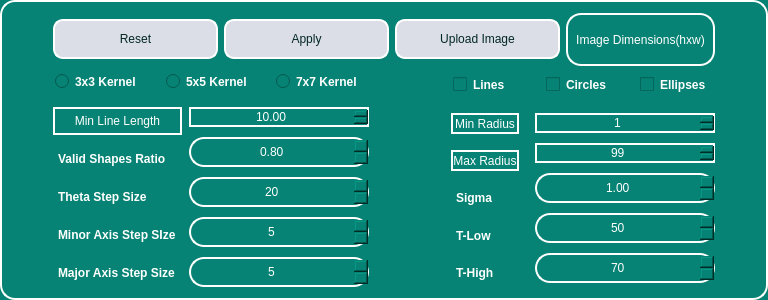
            <widget class="QFrame" name="frame_2">
             <property name="sizePolicy">
              <sizepolicy hsizetype="Expanding" vsizetype="Maximum">
               <horstretch>0</horstretch>
               <verstretch>0</verstretch>
              </sizepolicy>
             </property>
             <property name="minimumSize">
              <size>
               <width>0</width>
               <height>300</height>
              </size>
             </property>
             <property name="maximumSize">
              <size>
               <width>16777215</width>
               <height>300</height>
              </size>
             </property>
             <property name="styleSheet">
              <string notr="true">background-color: rgb(37, 42, 64);
background-color: rgb(6,131,116,255);

color: rgb(255, 255, 255);
border-radius: 15px;
box-shadow : 0px 4px 20px rgba(0, 0, 0, 0.6);
border : 2px solid rgb(255, 255, 255); </string>
             </property>
             <property name="frameShape">
              <enum>QFrame::StyledPanel</enum>
             </property>
             <property name="frameShadow">
              <enum>QFrame::Raised</enum>
             </property>
             <layout class="QGridLayout" name="gridLayout_8">
              <item row="0" column="1" colspan="3">
               <layout class="QHBoxLayout" name="horizontalLayout">
                <item>
                 <widget class="QPushButton" name="hough_reset_btn">
                  <property name="minimumSize">
                   <size>
                    <width>165</width>
                    <height>40</height>
                   </size>
                  </property>
                  <property name="cursor">
                   <cursorShape>OpenHandCursor</cursorShape>
                  </property>
                  <property name="styleSheet">
                   <string notr="true">font: italic 10pt &quot;Georgia&quot;;
background-color: rgb(57, 143, 252);
background-color: rgb(219,222,230);

color: rgb(255, 255, 255);
color: rgb(2, 39, 35);
buttoon-shadow: 2px 2px 5px rgb(0, 0, 0);
border-radius: 10px;</string>
                  </property>
                  <property name="text">
                   <string>Reset</string>
                  </property>
                 </widget>
                </item>
                <item>
                 <widget class="QPushButton" name="apply_hough_button">
                  <property name="minimumSize">
                   <size>
                    <width>165</width>
                    <height>40</height>
                   </size>
                  </property>
                  <property name="cursor">
                   <cursorShape>OpenHandCursor</cursorShape>
                  </property>
                  <property name="styleSheet">
                   <string notr="true">font: italic 10pt &quot;Georgia&quot;;
background-color: rgb(57, 143, 252);
background-color: rgb(219,222,230);

color: rgb(255, 255, 255);
color: rgb(2, 39, 35);
buttoon-shadow: 2px 2px 5px rgb(0, 0, 0);
border-radius: 10px;</string>
                  </property>
                  <property name="text">
                   <string>Apply</string>
                  </property>
                 </widget>
                </item>
                <item>
                 <widget class="QPushButton" name="hough_transform_upload_btn">
                  <property name="minimumSize">
                   <size>
                    <width>165</width>
                    <height>40</height>
                   </size>
                  </property>
                  <property name="styleSheet">
                   <string notr="true">font: italic 10pt &quot;Georgia&quot;;
background-color: rgb(57, 143, 252);
background-color: rgb(219,222,230);

color: rgb(255, 255, 255);
color: rgb(2, 39, 35);
buttoon-shadow: 2px 2px 5px rgb(0, 0, 0);
border-radius: 10px;</string>
                  </property>
                  <property name="text">
                   <string>Upload Image</string>
                  </property>
                 </widget>
                </item>
                <item>
                 <widget class="QLabel" name="hough_dimensions_label">
                  <property name="text">
                   <string>Image Dimensions(hxw)</string>
                  </property>
                  <property name="alignment">
                   <set>Qt::AlignCenter</set>
                  </property>
                 </widget>
                </item>
               </layout>
              </item>
              <item row="2" column="3">
               <layout class="QVBoxLayout" name="verticalLayout_7">
                <property name="spacing">
                 <number>16</number>
                </property>
                <item>
                 <layout class="QHBoxLayout" name="horizontalLayout_20">
                  <item>
                   <widget class="QCheckBox" name="lines_checkbox">
                    <property name="styleSheet">
                     <string notr="true">color: rgb(255, 255, 255);
font: 9pt &quot;MS Shell Dlg 2&quot;;
border : 2px solid rgb(6,131,116,255);
font-weight: bold;</string>
                    </property>
                    <property name="text">
                     <string>Lines</string>
                    </property>
                   </widget>
                  </item>
                  <item>
                   <widget class="QCheckBox" name="circles_checkbox">
                    <property name="styleSheet">
                     <string notr="true">color: rgb(255, 255, 255);
font: 9pt &quot;MS Shell Dlg 2&quot;;
border : 2px solid rgb(6,131,116,255);
font-weight: bold;</string>
                    </property>
                    <property name="text">
                     <string>Circles</string>
                    </property>
                   </widget>
                  </item>
                  <item>
                   <widget class="QCheckBox" name="ellipses_checkbox">
                    <property name="styleSheet">
                     <string notr="true">color: rgb(255, 255, 255);
font: 9pt &quot;MS Shell Dlg 2&quot;;
border : 2px solid rgb(6,131,116,255);
font-weight: bold;</string>
                    </property>
                    <property name="text">
                     <string>Ellipses</string>
                    </property>
                   </widget>
                  </item>
                 </layout>
                </item>
                <item>
                 <layout class="QHBoxLayout" name="horizontalLayout_21">
                  <item>
                   <layout class="QVBoxLayout" name="verticalLayout_15">
                    <item>
                     <widget class="QLabel" name="label_20">
                      <property name="text">
                       <string>Min Radius</string>
                      </property>
                      <property name="alignment">
                       <set>Qt::AlignCenter</set>
                      </property>
                     </widget>
                    </item>
                    <item>
                     <widget class="QLabel" name="label_30">
                      <property name="text">
                       <string>Max Radius</string>
                      </property>
                      <property name="alignment">
                       <set>Qt::AlignCenter</set>
                      </property>
                     </widget>
                    </item>
                    <item>
                     <widget class="QLabel" name="label_25">
                      <property name="styleSheet">
                       <string notr="true">color: rgb(255, 255, 255);
font: 10pt &quot;MS Shell Dlg 2&quot;;
border : 2px solid rgb(6,131,116,255);
font-weight: bold;</string>
                      </property>
                      <property name="text">
                       <string>Sigma</string>
                      </property>
                      <property name="alignment">
                       <set>Qt::AlignLeading|Qt::AlignLeft|Qt::AlignVCenter</set>
                      </property>
                     </widget>
                    </item>
                    <item>
                     <widget class="QLabel" name="label_26">
                      <property name="styleSheet">
                       <string notr="true">color: rgb(255, 255, 255);
font: 10pt &quot;MS Shell Dlg 2&quot;;
border : 2px solid rgb(6,131,116,255);
font-weight: bold;</string>
                      </property>
                      <property name="text">
                       <string>T-Low</string>
                      </property>
                      <property name="alignment">
                       <set>Qt::AlignLeading|Qt::AlignLeft|Qt::AlignVCenter</set>
                      </property>
                     </widget>
                    </item>
                    <item>
                     <widget class="QLabel" name="label_29">
                      <property name="styleSheet">
                       <string notr="true">color: rgb(255, 255, 255);
font: 10pt &quot;MS Shell Dlg 2&quot;;
border : 2px solid rgb(6,131,116,255);
font-weight: bold;</string>
                      </property>
                      <property name="text">
                       <string>T-High</string>
                      </property>
                      <property name="alignment">
                       <set>Qt::AlignLeading|Qt::AlignLeft|Qt::AlignVCenter</set>
                      </property>
                     </widget>
                    </item>
                   </layout>
                  </item>
                  <item>
                   <layout class="QVBoxLayout" name="verticalLayout_16">
                    <property name="spacing">
                     <number>10</number>
                    </property>
                    <item>
                     <widget class="QSpinBox" name="min_r_spinbox">
                      <property name="alignment">
                       <set>Qt::AlignCenter</set>
                      </property>
                      <property name="minimum">
                       <number>1</number>
                      </property>
                      <property name="maximum">
                       <number>200</number>
                      </property>
                      <property name="singleStep">
                       <number>5</number>
                      </property>
                      <property name="value">
                       <number>1</number>
                      </property>
                     </widget>
                    </item>
                    <item>
                     <widget class="QSpinBox" name="max_r_spinbox">
                      <property name="alignment">
                       <set>Qt::AlignCenter</set>
                      </property>
                      <property name="minimum">
                       <number>50</number>
                      </property>
                      <property name="maximum">
                       <number>1000</number>
                      </property>
                      <property name="singleStep">
                       <number>5</number>
                      </property>
                      <property name="value">
                       <number>99</number>
                      </property>
                     </widget>
                    </item>
                    <item>
                     <widget class="QDoubleSpinBox" name="sigma_spinbox_hough">
                      <property name="minimumSize">
                       <size>
                        <width>180</width>
                        <height>30</height>
                       </size>
                      </property>
                      <property name="alignment">
                       <set>Qt::AlignCenter</set>
                      </property>
                      <property name="minimum">
                       <double>0.200000000000000</double>
                      </property>
                      <property name="maximum">
                       <double>100.000000000000000</double>
                      </property>
                      <property name="singleStep">
                       <double>0.200000000000000</double>
                      </property>
                      <property name="value">
                       <double>1.000000000000000</double>
                      </property>
                     </widget>
                    </item>
                    <item>
                     <widget class="QSpinBox" name="low_threshold_spinbox_hough">
                      <property name="minimumSize">
                       <size>
                        <width>0</width>
                        <height>30</height>
                       </size>
                      </property>
                      <property name="alignment">
                       <set>Qt::AlignCenter</set>
                      </property>
                      <property name="minimum">
                       <number>20</number>
                      </property>
                      <property name="maximum">
                       <number>100</number>
                      </property>
                      <property name="singleStep">
                       <number>10</number>
                      </property>
                      <property name="value">
                       <number>50</number>
                      </property>
                     </widget>
                    </item>
                    <item>
                     <widget class="QSpinBox" name="high_threshold_spinbox_hough">
                      <property name="minimumSize">
                       <size>
                        <width>0</width>
                        <height>30</height>
                       </size>
                      </property>
                      <property name="alignment">
                       <set>Qt::AlignCenter</set>
                      </property>
                      <property name="minimum">
                       <number>70</number>
                      </property>
                      <property name="maximum">
                       <number>250</number>
                      </property>
                      <property name="singleStep">
                       <number>10</number>
                      </property>
                     </widget>
                    </item>
                   </layout>
                  </item>
                 </layout>
                </item>
               </layout>
              </item>
              <item row="2" column="1">
               <layout class="QVBoxLayout" name="verticalLayout_5">
                <property name="spacing">
                 <number>16</number>
                </property>
                <item>
                 <layout class="QHBoxLayout" name="horizontalLayout_4">
                  <item>
                   <widget class="QRadioButton" name="kernel_3_radio_btn">
                    <property name="font">
                     <font>
                      <family>MS Shell Dlg 2</family>
                      <pointsize>9</pointsize>
                      <weight>75</weight>
                      <italic>false</italic>
                      <bold>true</bold>
                     </font>
                    </property>
                    <property name="styleSheet">
                     <string notr="true">color: rgb(255, 255, 255);
font: 9pt &quot;MS Shell Dlg 2&quot;;
border : 2px solid rgb(6,131,116,255);
font-weight: bold;</string>
                    </property>
                    <property name="text">
                     <string>3x3 Kernel</string>
                    </property>
                   </widget>
                  </item>
                  <item>
                   <widget class="QRadioButton" name="kernel_5_radio_btn">
                    <property name="styleSheet">
                     <string notr="true">color: rgb(255, 255, 255);
font: 9pt &quot;MS Shell Dlg 2&quot;;
border : 2px solid rgb(6,131,116,255);
font-weight: bold;</string>
                    </property>
                    <property name="text">
                     <string>5x5 Kernel</string>
                    </property>
                   </widget>
                  </item>
                  <item>
                   <widget class="QRadioButton" name="kernel_7_radio_btn">
                    <property name="styleSheet">
                     <string notr="true">color: rgb(255, 255, 255);
font: 9pt &quot;MS Shell Dlg 2&quot;;
border : 2px solid rgb(6,131,116,255);
font-weight: bold;</string>
                    </property>
                    <property name="text">
                     <string>7x7 Kernel</string>
                    </property>
                   </widget>
                  </item>
                 </layout>
                </item>
                <item>
                 <layout class="QHBoxLayout" name="horizontalLayout_2">
                  <property name="spacing">
                   <number>7</number>
                  </property>
                  <item>
                   <layout class="QVBoxLayout" name="verticalLayout_14">
                    <property name="spacing">
                     <number>10</number>
                    </property>
                    <item>
                     <widget class="QLabel" name="label_35">
                      <property name="text">
                       <string>Min Line Length</string>
                      </property>
                      <property name="alignment">
                       <set>Qt::AlignCenter</set>
                      </property>
                     </widget>
                    </item>
                    <item>
                     <widget class="QLabel" name="Threshold_ratio_label_2">
                      <property name="styleSheet">
                       <string notr="true">color: rgb(255, 255, 255);
font: 10pt &quot;MS Shell Dlg 2&quot;;
border : 2px solid rgb(6,131,116,255);
font-weight: bold;</string>
                      </property>
                      <property name="text">
                       <string>Valid Shapes Ratio</string>
                      </property>
                      <property name="alignment">
                       <set>Qt::AlignLeading|Qt::AlignLeft|Qt::AlignVCenter</set>
                      </property>
                     </widget>
                    </item>
                    <item>
                     <widget class="QLabel" name="label_31">
                      <property name="styleSheet">
                       <string notr="true">color: rgb(255, 255, 255);
font: 10pt &quot;MS Shell Dlg 2&quot;;
border : 2px solid rgb(6,131,116,255);
font-weight: bold;</string>
                      </property>
                      <property name="text">
                       <string>Theta Step Size</string>
                      </property>
                      <property name="alignment">
                       <set>Qt::AlignLeading|Qt::AlignLeft|Qt::AlignVCenter</set>
                      </property>
                     </widget>
                    </item>
                    <item>
                     <widget class="QLabel" name="label_32">
                      <property name="styleSheet">
                       <string notr="true">color: rgb(255, 255, 255);
font: 10pt &quot;MS Shell Dlg 2&quot;;
border : 2px solid rgb(6,131,116,255);
font-weight: bold;</string>
                      </property>
                      <property name="text">
                       <string>Minor Axis Step SIze</string>
                      </property>
                      <property name="alignment">
                       <set>Qt::AlignLeading|Qt::AlignLeft|Qt::AlignVCenter</set>
                      </property>
                     </widget>
                    </item>
                    <item>
                     <widget class="QLabel" name="label_33">
                      <property name="styleSheet">
                       <string notr="true">color: rgb(255, 255, 255);
font: 10pt &quot;MS Shell Dlg 2&quot;;
border : 2px solid rgb(6,131,116,255);
font-weight: bold;</string>
                      </property>
                      <property name="text">
                       <string>Major Axis Step Size</string>
                      </property>
                      <property name="alignment">
                       <set>Qt::AlignLeading|Qt::AlignLeft|Qt::AlignVCenter</set>
                      </property>
                     </widget>
                    </item>
                   </layout>
                  </item>
                  <item>
                   <layout class="QVBoxLayout" name="verticalLayout_17">
                    <property name="spacing">
                     <number>10</number>
                    </property>
                    <item>
                     <widget class="QDoubleSpinBox" name="min_line_length_spinbox">
                      <property name="alignment">
                       <set>Qt::AlignCenter</set>
                      </property>
                      <property name="minimum">
                       <double>1.000000000000000</double>
                      </property>
                      <property name="maximum">
                       <double>600.000000000000000</double>
                      </property>
                      <property name="singleStep">
                       <double>5.000000000000000</double>
                      </property>
                      <property name="value">
                       <double>10.000000000000000</double>
                      </property>
                     </widget>
                    </item>
                    <item>
                     <widget class="QDoubleSpinBox" name="hough_transform_ratio_spinbox">
                      <property name="minimumSize">
                       <size>
                        <width>180</width>
                        <height>30</height>
                       </size>
                      </property>
                      <property name="alignment">
                       <set>Qt::AlignCenter</set>
                      </property>
                      <property name="maximum">
                       <double>1.000000000000000</double>
                      </property>
                      <property name="singleStep">
                       <double>0.200000000000000</double>
                      </property>
                      <property name="value">
                       <double>0.800000000000000</double>
                      </property>
                     </widget>
                    </item>
                    <item>
                     <widget class="QSpinBox" name="theta_step_size_spinbox">
                      <property name="minimumSize">
                       <size>
                        <width>0</width>
                        <height>30</height>
                       </size>
                      </property>
                      <property name="alignment">
                       <set>Qt::AlignCenter</set>
                      </property>
                      <property name="minimum">
                       <number>5</number>
                      </property>
                      <property name="maximum">
                       <number>50</number>
                      </property>
                      <property name="singleStep">
                       <number>5</number>
                      </property>
                      <property name="value">
                       <number>20</number>
                      </property>
                     </widget>
                    </item>
                    <item>
                     <widget class="QSpinBox" name="minor_axis_step_size_spinbox">
                      <property name="minimumSize">
                       <size>
                        <width>0</width>
                        <height>30</height>
                       </size>
                      </property>
                      <property name="alignment">
                       <set>Qt::AlignCenter</set>
                      </property>
                      <property name="minimum">
                       <number>1</number>
                      </property>
                      <property name="maximum">
                       <number>30</number>
                      </property>
                      <property name="singleStep">
                       <number>5</number>
                      </property>
                      <property name="value">
                       <number>5</number>
                      </property>
                     </widget>
                    </item>
                    <item>
                     <widget class="QSpinBox" name="major_axis_step_size_spinbox">
                      <property name="minimumSize">
                       <size>
                        <width>0</width>
                        <height>30</height>
                       </size>
                      </property>
                      <property name="alignment">
                       <set>Qt::AlignCenter</set>
                      </property>
                      <property name="minimum">
                       <number>5</number>
                      </property>
                      <property name="maximum">
                       <number>50</number>
                      </property>
                      <property name="singleStep">
                       <number>5</number>
                      </property>
                      <property name="value">
                       <number>5</number>
                      </property>
                     </widget>
                    </item>
                   </layout>
                  </item>
                 </layout>
                </item>
               </layout>
              </item>
              <item row="2" column="0">
               <spacer name="horizontalSpacer_2">
                <property name="orientation">
                 <enum>Qt::Horizontal</enum>
                </property>
                <property name="sizeHint" stdset="0">
                 <size>
                  <width>40</width>
                  <height>20</height>
                 </size>
                </property>
               </spacer>
              </item>
              <item row="2" column="2">
               <spacer name="horizontalSpacer_8">
                <property name="orientation">
                 <enum>Qt::Horizontal</enum>
                </property>
                <property name="sizeType">
                 <enum>QSizePolicy::Fixed</enum>
                </property>
                <property name="sizeHint" stdset="0">
                 <size>
                  <width>70</width>
                  <height>20</height>
                 </size>
                </property>
               </spacer>
              </item>
              <item row="2" column="4">
               <spacer name="horizontalSpacer_4">
                <property name="orientation">
                 <enum>Qt::Horizontal</enum>
                </property>
                <property name="sizeHint" stdset="0">
                 <size>
                  <width>40</width>
                  <height>20</height>
                 </size>
                </property>
               </spacer>
              </item>
             </layout>
            </widget>
